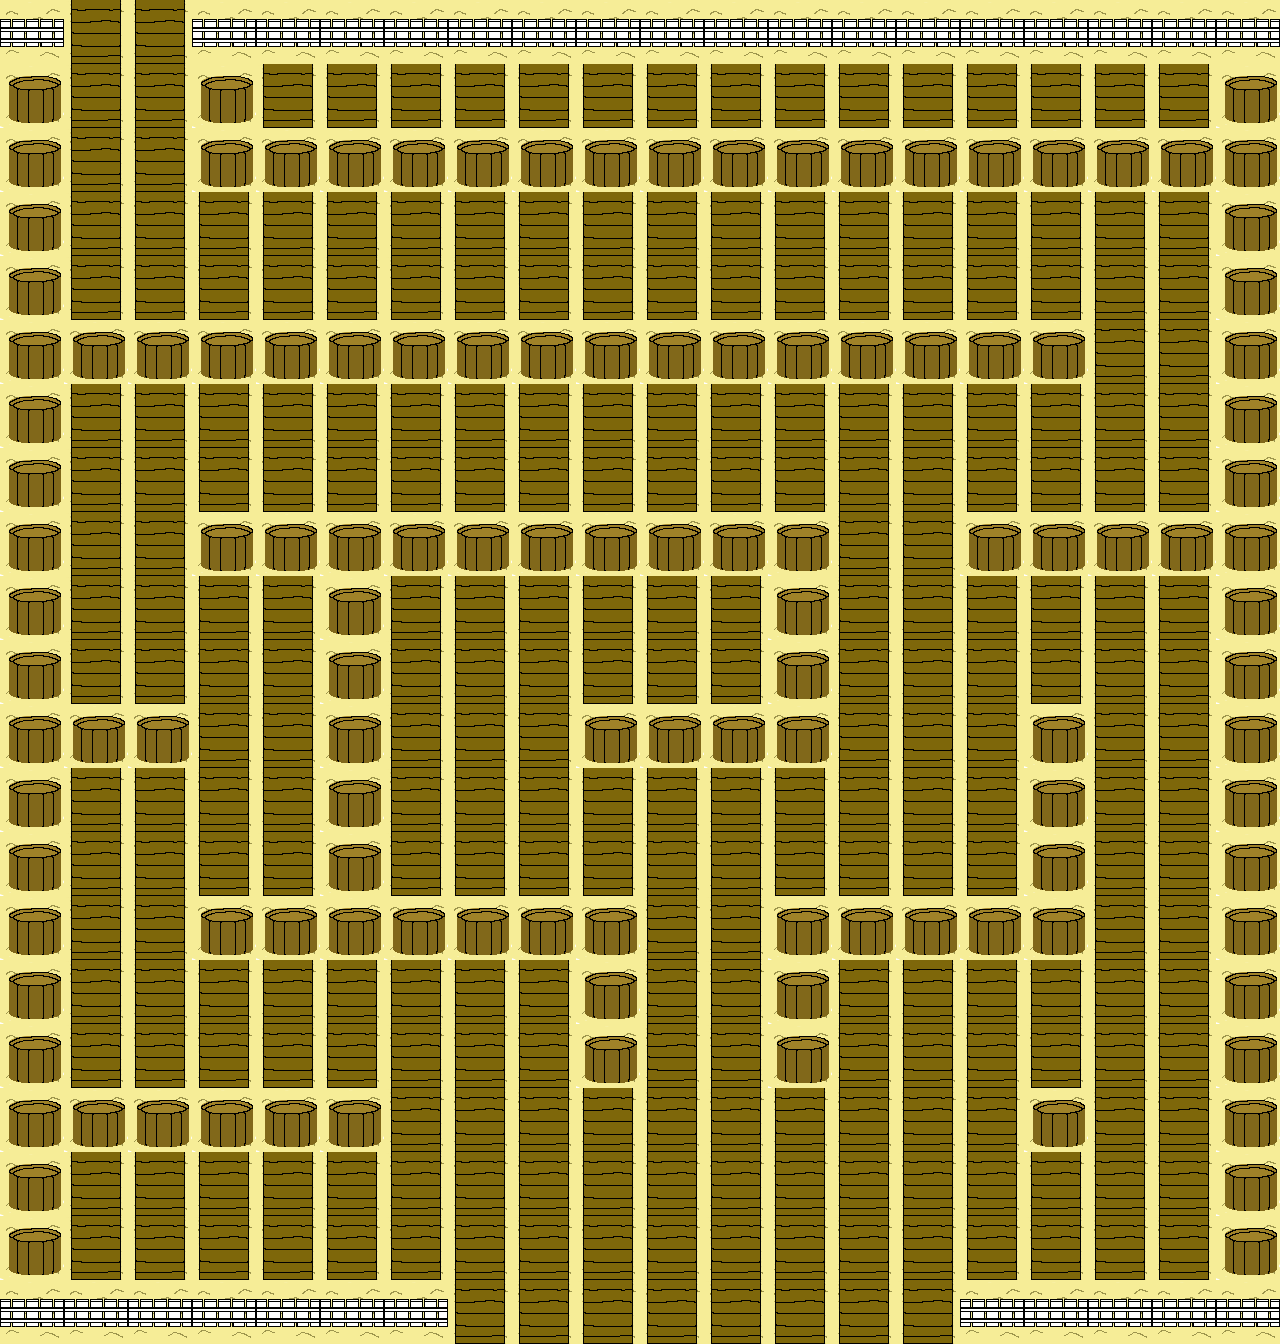

Rendered tile map (Tiled .tmx) drawn with the repository's tilesets; below, a short description and the map source with its tile grids summarised:
An orthogonal 20x21 tile map with 64x64 px tiles, 3 tile layers (Ground, Detail, Overlay), 3 hidden layers not drawn, 2 tilesets and 13 objects (10x Bandit, 2x Portal, PlayerStart).

<map version="1.0" orientation="orthogonal" width="20" height="21" tilewidth="64" tileheight="64">
 <properties>
  <property name="Music" value="Remote Locations in Ontario - Midnight Wanderer" />
 </properties>
 <tileset firstgid="1" name="Items" tilewidth="64" tileheight="64">
  <image source="Tilesheets/Items.png" width="128" height="260" />
 </tileset>
 <tileset firstgid="9" name="TileSheetRevised" tilewidth="64" tileheight="64">
  <image source="Tilesheets/TileSheetRevised.png" width="640" height="640" />
 </tileset>
 <layer name="Ground" width="20" height="21">
  <data>[420 cells, 420 non-empty, 1 distinct tile ids]</data>
 </layer>
 <layer name="Detail" width="20" height="21">
  <data>[420 cells, 420 non-empty, 3 distinct tile ids]</data>
 </layer>
 <layer name="Overlay" width="20" height="21">
  <data>[420 cells, 0 non-empty, 0 distinct tile ids]</data>
 </layer>
 <objectgroup name="Objects" width="20" height="21">
  <object name="SecondDesertPortal" type="Portal" x="451" y="1281" width="495" height="61">
   <properties>
    <property name="DestinationMap" value="Maps\SecondDesert" />
    <property name="DestinationTileLocation" value="20,2" />
   </properties>
  </object>
  <object name="BossRoomPortal" type="Portal" x="77" y="26" width="107" height="107">
   <properties>
    <property name="DestinationMap" value="Maps\BossRoom" />
    <property name="DestinationTileLocation" value="3,47" />
   </properties>
  </object>
  <object name="Bandit5" type="Bandit" x="895" y="621" width="64" height="64">
   <properties>
    <property name="Type" value="" />
   </properties>
  </object>
  <object name="Bandit8" type="Bandit" x="887" y="796" width="64" height="64">
   <properties>
    <property name="Type" value="" />
   </properties>
  </object>
  <object name="Bandit7" type="Bandit" x="128" y="832" width="64" height="64">
   <properties>
    <property name="Type" value="" />
   </properties>
  </object>
  <object name="Bandit2" type="Bandit" x="315" y="408" width="64" height="64">
   <properties>
    <property name="Type" value="" />
   </properties>
  </object>
  <object name="Bandit3" type="Bandit" x="957" y="215" width="64" height="64">
   <properties>
    <property name="Type" value="" />
   </properties>
  </object>
  <object name="Bandit1" type="Bandit" x="201" y="217" width="64" height="64">
   <properties>
    <property name="Type" value="" />
   </properties>
  </object>
  <object name="Bandit6" type="Bandit" x="532" y="625" width="64" height="64">
   <properties>
    <property name="Type" value="" />
   </properties>
  </object>
  <object name="Bandit9" type="Bandit" x="1121" y="701" width="64" height="64">
   <properties>
    <property name="Type" value="" />
   </properties>
  </object>
  <object name="Bandit4" type="Bandit" x="763" y="419" width="64" height="64">
   <properties>
    <property name="Type" value="" />
   </properties>
  </object>
  <object name="Bandit10" type="Bandit" x="1101" y="996" width="64" height="64">
   <properties>
    <property name="Type" value="" />
   </properties>
  </object>
  <object name="PLayerStart" type="PlayerStart" x="656" y="1051" width="96" height="103" />
 </objectgroup>
 <layer name="Items" width="20" height="21" visible="0">
  <data>[420 cells, 6 non-empty, 3 distinct tile ids]</data>
 </layer>
 <layer name="Clip" width="20" height="21" visible="0">
  <data>[420 cells, 154 non-empty, 2 distinct tile ids]</data>
 </layer>
 <layer name="AmmoClip" width="20" height="21" visible="0">
  <data>[420 cells, 0 non-empty, 0 distinct tile ids]</data>
 </layer>
</map>
